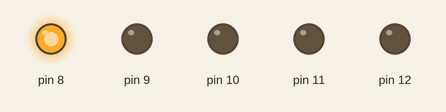
A sketch run on a simulated Arduino Uno, built with avr-gcc and run on an emulated ATmega328P. Parts: output pins drawn as LEDs (lit = HIGH).

Above: at 0.02 s.
At 0.71 s:
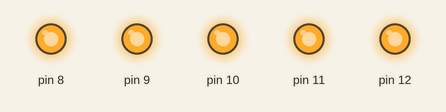
At 1.05 s:
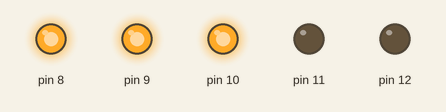
At 1.45 s:
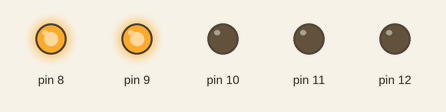
At 2.02 s:
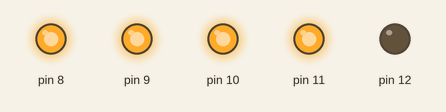
At 2.65 s:
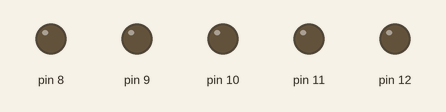
Timing chart, 0 to 3.0 s (numbered marks = the images above):
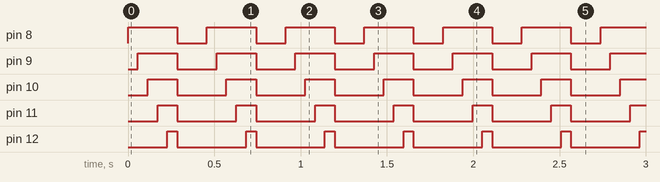

Measured:
- by itself, pin 8: alternates HIGH for 0.29 s and LOW for 0.17 s
- by itself, pin 9: alternates HIGH for 0.23 s and LOW for 0.23 s
- by itself, pin 10: alternates HIGH for 0.17 s and LOW for 0.29 s
- by itself, pin 11: alternates HIGH for 0.11 s and LOW for 0.34 s
- by itself, pin 12: alternates HIGH for 0.06 s and LOW for 0.40 s

The sketch:

led_test_program-a.ino
```cpp
// Wed 12 Jul 18:27:49 UTC 2023

/*
   Run the sim and monitor the current
   of a single LED.

   Toggle every switch.

   Run it again.
*/
const int step_time = 57;

void cut_all_leds() {
  int cut_led;
  for (cut_led = 8; cut_led < (12 + 1); cut_led++) {
  digitalWrite(cut_led, LOW);
  }
}

void add_lit_leds() {
  int j;
  for (j = 8; j < (12 + 1); j++) {
    digitalWrite(j, HIGH);
    delay(step_time);
  }
}

void one_at_a_time() {
  int i;
  for (i = 8; i < (12 + 1); i++) {
    digitalWrite(i, HIGH);
    delay(step_time);
    digitalWrite(i, LOW);
    delay(step_time);
  }
}

void setup() {
  Serial.begin(115200);
  pinMode(8, OUTPUT);
  pinMode(9, OUTPUT);
  pinMode(10, OUTPUT);
  pinMode(11, OUTPUT);
  pinMode(12, OUTPUT);
  cut_all_leds();
}

void loop() {
  // one_at_a_time();
  cut_all_leds();
  add_lit_leds();
  cut_all_leds();
  delay(step_time * 3);
}
```
